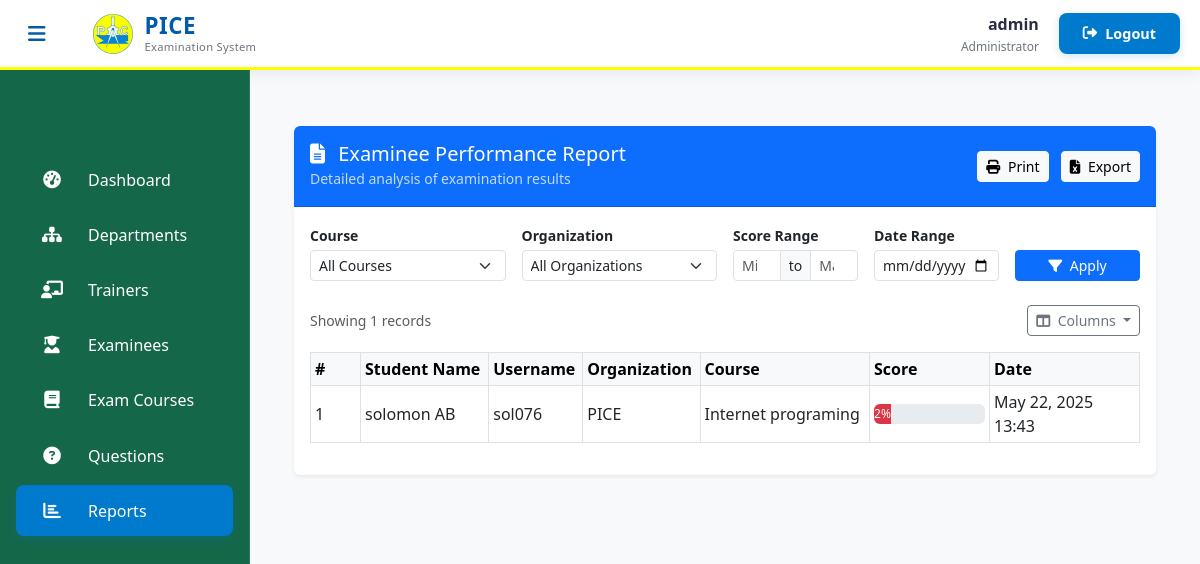
The page /admin-report (signed in) on the database as committed earlier.
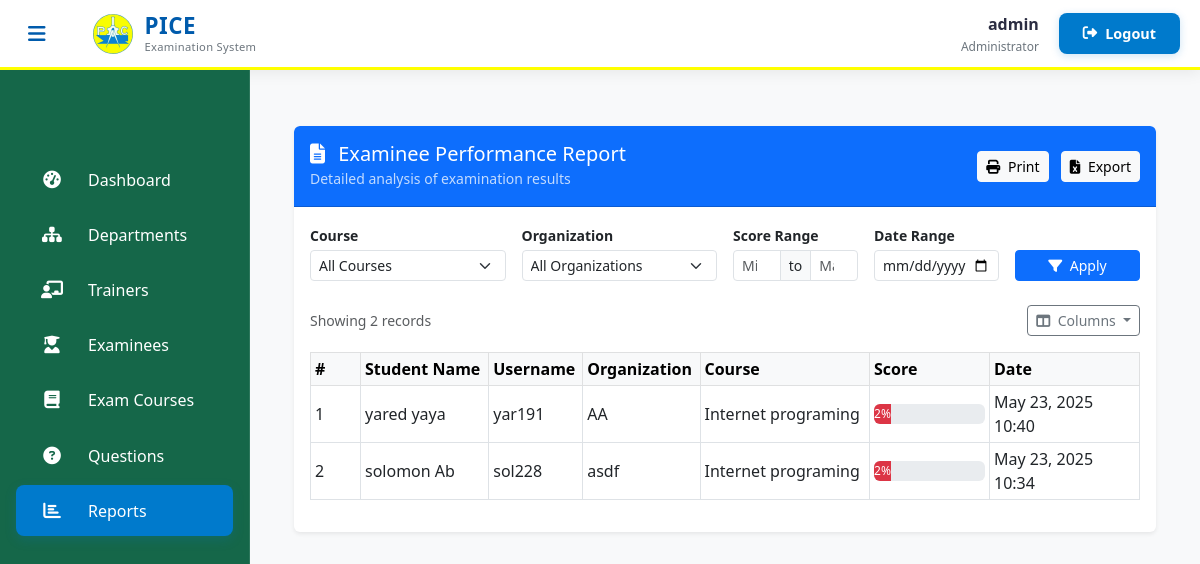
The same page on the database as committed later.
### exam/models.py (models this page shows, shortened)
class Result(models.Model):
    student = models.ForeignKey(Student,on_delete=models.CASCADE)
    exam = models.ForeignKey(Course,on_delete=models.CASCADE)
    marks = models.PositiveIntegerField()
    date = models.DateTimeField(auto_now=True)

class Course(models.Model):
    course_name = models.CharField(max_length=50)
    question_number = models.PositiveIntegerField()
    total_marks = models.PositiveIntegerField(default=100)
    given_time = models.PositiveIntegerField(default=60)
    department = models.ForeignKey(Department, on_delete=models.CASCADE, related_name='course_set')

### student/models.py (models this page shows, shortened)
class Student(models.Model):
    user=models.OneToOneField(User,on_delete=models.CASCADE)
    address = models.CharField(max_length=40)
    mobile = models.CharField(max_length=20,null=False)
    organization = models.CharField(max_length=200, null=False)
    course = models.ForeignKey(
        'exam.Course',
        on_delete=models.SET_NULL,
        null=True
    )
    department = models.ForeignKey(
        'exam.Department',  # Reference to your Department model
        on_delete=models.SET_NULL,
        null=True,
        blank=True,
        related_name='students'
    )
    @property
    def get_name(self):
        return self.user.first_name+" "+self.user.last_name

### exam/views.py (the view)
# urls.py: path('admin-report', views.report_view, name = 'report-view'),
@login_required(login_url='adminlogin')
def report_view(request):
    courses = models.Course.objects.all()
    organizations = models.Student.objects.values_list('organization', flat=True).distinct()
    results = models.Result.objects.select_related('student', 'exam').order_by('-date')
    student_ids = [result.student.id for result in results]
    fib_answers = models.StudentAnswer.objects.filter(
        student_id__in=student_ids,
        question__course_id__in=courses,
        question__question_type='FIB'
    ).values('student').annotate(fib_score=Sum('marks_obtained'))
    fib_scores = {answer['student']: answer['fib_score'] or 0 for answer in fib_answers}
    for result in results:
        result.fib_score = fib_scores.get(result.student.id, 0)
        result.total_score = result.marks + result.fib_score
    course_id = request.GET.get('course')
    organization = request.GET.get('organization')
    min_mark = request.GET.get('min_mark')
    max_mark = request.GET.get('max_mark')
    exam_date = request.GET.get('exam_date')
    if course_id:
        results = results.filter(exam__id=course_id)
    if organization:
        results = results.filter(student__organization=organization)
    if min_mark:
        results = results.filter(marks__gte=min_mark)
    if max_mark:
        results = results.filter(marks__lte=max_mark)
    if exam_date:
        try:
            date_obj = datetime.strptime(exam_date, '%Y-%m-%d').date()
            results = results.filter(date__date=date_obj)
        except ValueError:
            pass
    paginator = Paginator(results, 10)
    page_number = request.GET.get('page')
    page_obj = paginator.get_page(page_number)
    context = {
        'results': page_obj,  # Changed from results to page_obj
        'courses': courses,
        'organizations': organizations,
        'selected_course': course_id,
        'selected_org': organization,
        'min_mark': min_mark,
        'max_mark': max_mark,
        'selected_date': exam_date,
    }
    return render(request, 'exam/report_view.html', context)

### templates/exam/report_view.html (shortened to what the changed rows need)
{% extends 'exam/adminbase.html' %}
{% block content %}
<div class="container py-4">
  <div class="card shadow-sm border-0 overflow-hidden">
    <div class="card-body">
      {% if results %}
      <div id="report-section">
        <div class="d-flex justify-content-between align-items-center mb-3">
          <div class="text-muted small">
            Showing {{ results|length }} records
          </div>
          <div class="dropdown">
            <button class="btn btn-outline-secondary btn-sm dropdown-toggle" type="button" data-bs-toggle="dropdown">
              <i class="fas fa-columns me-1"></i> Columns
            </button>
          </div>
        </div>
        <div class="table-responsive">
          <table class="table table-sm table-hover table-bordered align-middle" id="report-table">
            <thead class="table-light">
              <tr>
                <th width="50">#</th>
                <th>Student Name</th>
                <th>Username</th>
                <th>Organization</th>
                <th>Course</th>
                <th width="120">Score</th>
                <th width="150">Date</th>
              </tr>
            </thead>
            <tbody>
              {% for result in results %}
              <tr>
                <td>{{ forloop.counter }}</td>
                <td>{{ result.student.get_name }}</td>
                <td>{{ result.student.user.username }}</td>
                <td>{{ result.student.organization }}</td>
                <td>{{ result.exam.course_name }}</td>
                <td>
                  <div class="progress" style="height: 20px;">
                    <div class="progress-bar {% if result.marks >= 75 %}bg-success{% elif result.marks >= 50 %}bg-warning{% else %}bg-danger{% endif %}"
                         role="progressbar" style="width: {{ result.marks }} %"
                         aria-valuenow="{{ result.marks }}" aria-valuemin="0" aria-valuemax="100">
                      {{ result.marks }}%
                    </div>
                  </div>
                </td>
                <td>{{ result.date|date:"M d, Y H:i" }}</td>
              </tr>
              {% endfor %}
            </tbody>
          </table>
        </div>
      </div>
      {% endif %}
    </div>
  </div>
</div>
{% endblock %}

Rows that differ between the two databases and show on the page:
removed Result: student.get_name "solomon AB", student.user.username "sol076", student.organization "PICE", exam.course_name "Internet programing", marks "2", date "May 22, 2025 13:43"
added Result: student.get_name "yared yaya", student.user.username "yar191", student.organization "AA", exam.course_name "Internet programing", marks "2", date "May 23, 2025 10:40"
added Result: student.get_name "solomon Ab", student.user.username "sol228", student.organization "asdf", exam.course_name "Internet programing", marks "2", date "May 23, 2025 10:34"
Other text that changed with them:
{{ results|length }}: "1" → "2"
